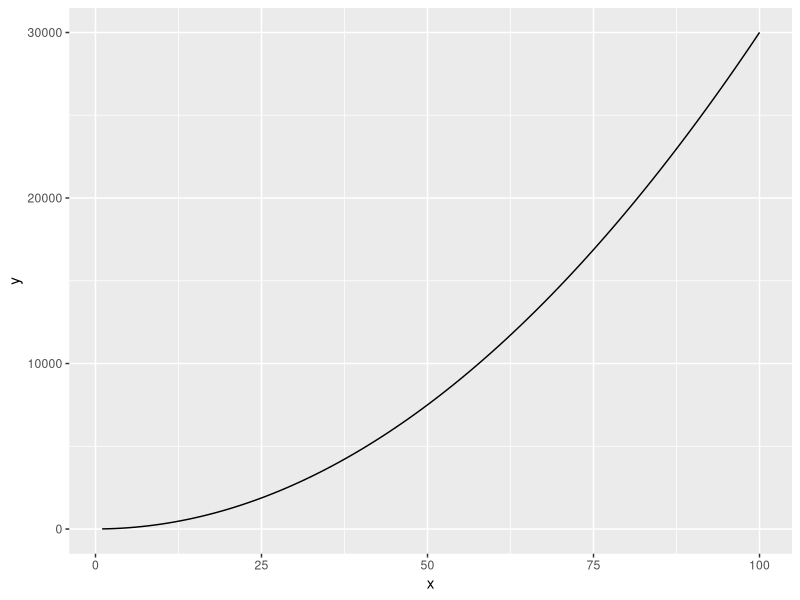
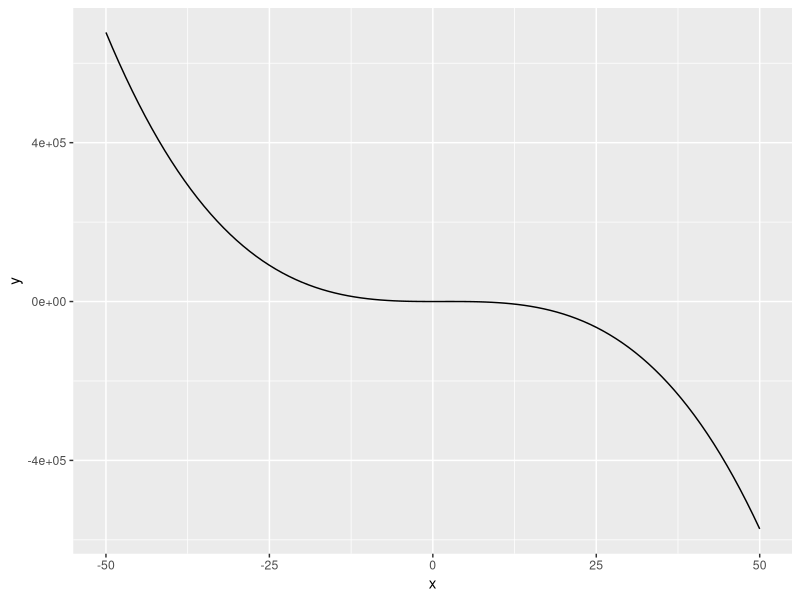
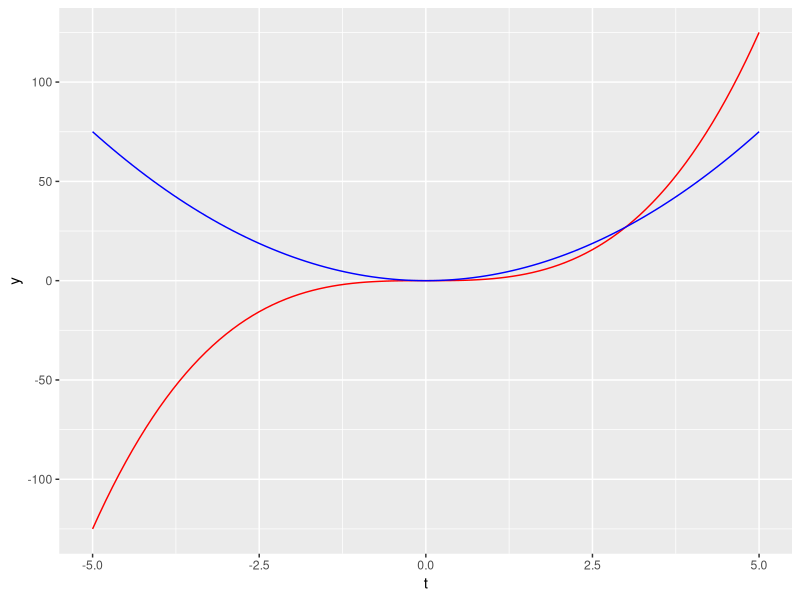

Source code (R) for these figures, in order:
## ---- chunk 1
# load packages ----
library(tidyverse)
# define function ----
eq1 <- function(x) {
  3 * x^2 + 4
}

# create a data frame with range of values to evaluate our fxn across
my_data_range <- data.frame(x=c(1,100))

# plot our function as a continuous curve over our specified range of values in our df ----
ggplot(data = my_data_range, aes(x=x))+
  geom_function(fun=eq1)
## ---- chunk 2
# define function ----
eq2 <- function(x){
  24- 5*x^3 + 21*x^2
}
my_data_range2 <- data.frame(x=c(-50,50))

ggplot(data = my_data_range2, aes(x=x))+
  geom_function(fun=eq2)
## ---- chunk 3
# create function C9t) ----
ct <- function(t){
  t^3
}

# find deriv of C(t) ----
dc_dt <- D(expr = expression(t^3), name="t")
dc_dt

# store the deriv as a function ----
dc_dt_fun <- function(t) {
  3 * t^2
}

# df of values ----
my_data_range3 <- data.frame(t=c(-5, 5))

# plot function ----
ggplot(my_data_range3, aes(t)) +
  geom_function(fun=ct, color = "red") +
  geom_function(fun=dc_dt_fun, color = "blue")
## ---- chunk 4

# Create the expression ----
f_xyz <- expression(2 * x * y - 3 * x^2 * z^3)

# Partial with respect to x ----
df_dx <- D(expr = f_xyz, name = "x")
df_dx

# Partial with respect to y ----
df_dy <- D(expr = f_xyz, name = "y")
df_dy

# Partial with respect to z ----
df_dz <- D(expr = f_xyz, name = "z")
df_dz
